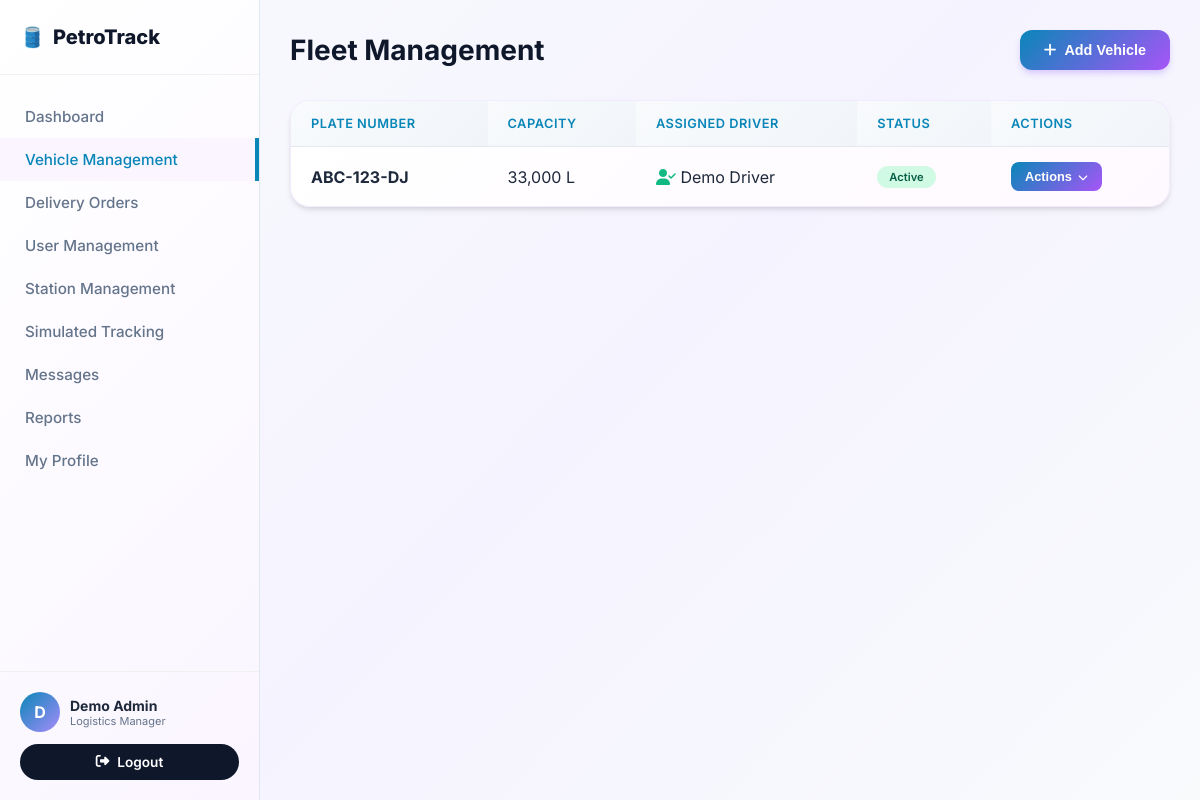
The app's page /vehicle_management.php (signed in) with its own data.
### tables this page shows
CREATE TABLE `users` (
  `id` int(11) NOT NULL,
  `name` varchar(100) NOT NULL,
  `email` varchar(100) NOT NULL,
  `phone` varchar(20) DEFAULT NULL,
  `password` varchar(255) NOT NULL,
  `role` enum('admin','driver','supervisor') NOT NULL,
  `status` enum('active','inactive','suspended') DEFAULT 'active',
  `status_reason` text DEFAULT NULL,
  `last_login` datetime DEFAULT NULL,
  `created_at` timestamp NOT NULL DEFAULT current_timestamp(),
  `updated_at` timestamp NOT NULL DEFAULT current_timestamp() ON UPDATE current_timestamp(),
  `station_id` int(11) DEFAULT NULL,
  `verification_pin` varchar(255) DEFAULT NULL,
  `security_question` varchar(255) DEFAULT NULL,
  `security_answer` varchar(255) DEFAULT NULL
);

CREATE TABLE `vehicles` (
  `id` int(11) NOT NULL,
  `plate_number` varchar(20) DEFAULT NULL,
  `driver_id` int(11) DEFAULT NULL,
  `capacity` int(11) NOT NULL,
  `status` enum('active','inactive','maintenance') DEFAULT 'active',
  `latitude` decimal(10,8) DEFAULT NULL,
  `longitude` decimal(11,8) DEFAULT NULL,
  `created_at` timestamp NOT NULL DEFAULT current_timestamp(),
  `updated_at` timestamp NOT NULL DEFAULT current_timestamp() ON UPDATE current_timestamp(),
  `managed_by` int(11) DEFAULT NULL
);

### config/db_connect.php (called while the page is built, shortened)
<?php
function getRoleLabel($role) {
    $labels = [
        'admin'      => 'Logistics Manager',
        'driver'     => 'Tanker Driver',
        'supervisor' => 'Station Supervisor'
    ];
    return $labels[$role] ?? ucfirst($role);
}
?>

### vehicle_management.php (the view, shortened to what this page needs)
<?php
include 'config/db_connect.php';
$admin_name = 'Admin User';
if (isset($_SESSION['user_id'])) {
    $user_id = $_SESSION['user_id'];
    $stmt = $conn->prepare("SELECT name FROM users WHERE id = ?");
    $stmt->bind_param("i", $user_id);
    $stmt->execute();
    $res = $stmt->get_result();
    if ($data = $res->fetch_assoc()) $admin_name = $data['name'];
}
$sql = "SELECT v.*, u.name as driver_name
        FROM vehicles v
        LEFT JOIN users u ON v.driver_id = u.id
        ORDER BY v.id DESC";
$result = $conn->query($sql);
?>
<!DOCTYPE html>
<html lang="en">
<head>
    <link rel="stylesheet" href="https://cdnjs.cloudflare.com/ajax/libs/font-awesome/6.4.0/css/all.min.css">
</head>
<body>
    <aside class="sidebar">
        <div class="sidebar-header">
            <a href="index.php" class="brand-logo">
                <span>🛢️</span> PetroTrack
            </a>
        </div>
        <ul class="nav-links">
            <li><a href="admin_dashboard.php"></i> Dashboard</a></li>
            <li><a href="vehicle_management.php" class="active"></i> Vehicle Management</a></li>
            <li><a href="delivery_management.php"></i> Delivery Orders</a></li>
            <li><a href="user_management.php"></i> User Management</a></li>
            <li><a href="station_management.php"></i> Station Management</a></li>
            <li><a href="tracking_map.php"></i> Simulated Tracking</a></li>
            <li><a href="messages.php"></i> Messages
            </a></li>
            <li><a href="reports.php"></i> Reports</a></li>
            <li><a href="profile.php"></i> My Profile</a></li>
        </ul>
        <div class="user-profile">
            <div class="profile-info">
                <div class="avatar"><?php echo strtoupper(substr($admin_name, 0, 1)); ?></div>
                <div>
                    <div style="font-weight: 700; font-size: 14px;"><?php echo htmlspecialchars($admin_name); ?></div>
                    <div style="font-size: 11px; color: var(--text-muted);"><?php echo getRoleLabel($_SESSION['role'] ?? ''); ?></div>
                </div>
            </div>
            <a href="logout.php" class="btn-logout"><i class="fas fa-sign-out-alt"></i> Logout</a>
        </div>
    </aside>
    <main class="main-content">
        <div class="page-header">
            <h2></i> Fleet Management</h2>
            <button class="btn-primary" onclick="openModal()">
                <i class="fas fa-plus"></i> Add Vehicle
            </button>
        </div>
        <div class="table-container">
            <table>
                <thead>
                    <tr>
                        <th>Plate Number</th>
                        <th>Capacity</th>
                        <th>Assigned Driver</th>
                        <th>Status</th>
                        <th>Actions</th>
                    </tr>
                </thead>
                <tbody>
                    <?php if ($result->num_rows > 0): ?>
                        <?php while ($row = $result->fetch_assoc()): ?>
                            <tr>
                                <td><strong><?php echo htmlspecialchars($row['plate_number']); ?></strong></td>
                                <td><?php echo number_format($row['capacity']); ?> L</td>
                                <td>
                                    <?php
                                        if ($row['driver_name']) {
                                            echo '<i class="fas fa-user-check" style="color: var(--success);"></i> ' . htmlspecialchars($row['driver_name']);
                                        } else {
                                            echo '<span style="color:#aaa; font-style:italic;"><i class="fas fa-user-slash"></i> Unassigned</span>';
                                        }
                                    ?>
                                </td>
                                <td>
                                    <?php
                                        $statusClass = 'status-inactive';
                                        if ($row['status'] == 'active') $statusClass = 'status-active';
                                    ?>
                                    <span class="status-badge <?php echo $statusClass; ?>">
                                        <?php echo ucfirst($row['status']); ?>
                                    </span>
                                </td>
                                <td>
                                    <div class="action-dropdown">
                                        <button class="dropdown-toggle" onclick="toggleDropdown(this); event.stopPropagation();">
                                            Actions <i class="fas fa-chevron-down" style="font-size:10px;"></i>
                                        </button>
                                    </div>
                                </td>
                            </tr>
                        <?php endwhile; ?>
                    <?php endif; ?>
                </tbody>
            </table>
        </div>
    </main>
</body>
</html>

### vehicle_management.php (style rules this page uses)
:root { --primary: #0986B8; --primary-dark: #7c3aed; --primary-light: #a78bfa; --primary-bright: #a855f7; --secondary: #0f172a; --bg-body: #f8fafc; --bg-card: #ffffff; --text-main: #1e293b; --text-muted: #64748b; --danger: #ef4444; --danger-dark: #dc2626; --success: #10b981; --warning: #f59e0b; --shadow-sm: 0 1px 2px 0 rgb(0 0 0 / 0.05); --shadow-md: 0 4px 6px -1px rgb(0 0 0 / 0.1), 0 2px 4px -2px rgb(0 0 0 / 0.1); --shadow-lg: 0 20px 25px -5px rgb(0 0 0 / 0.1), 0 8px 10px -6px rgb(0 0 0 / 0.1); --radius: 12px; --radius-lg: 20px; --sidebar-width: 260px; }
* { margin: 0; padding: 0; box-sizing: border-box; }
body { font-family: 'Inter', sans-serif; background: linear-gradient(135deg, #f8fafc 0%, #f5f3ff 50%, #f8fafc 100%); color: var(--text-main); display: flex; min-height: 100vh; }
.sidebar { width: var(--sidebar-width); background: linear-gradient(135deg, #ffffff 0%, #faf5ff 100%); height: 100vh; position: fixed; left: 0; top: 0; border-right: 1px solid #e2e8f0; display: flex; flex-direction: column; z-index: 100; overflow-y: auto; }
.sidebar-header { padding: 25px 20px; border-bottom: 1px solid #f0f0f0; }
.brand-logo { font-size: 1.25rem; font-weight: 800; color: var(--secondary); text-decoration: none; display: flex; align-items: center; gap: 8px; }
.brand-logo span { color: var(--primary); }
.nav-links { list-style: none; padding: 20px 0; flex: 1; }
.nav-links li a { display: flex; align-items: center; padding: 12px 25px; color: var(--text-muted); text-decoration: none; font-weight: 500; transition: all 0.3s; gap: 12px; font-size: 0.95rem; }
.nav-links li a:hover, .nav-links li a.active { color: var(--primary); background: #faf5ff; border-right: 4px solid var(--primary); }
.user-profile { padding: 20px; border-top: 1px solid #f0f0f0; }
.profile-info { display: flex; align-items: center; gap: 10px; margin-bottom: 12px; }
.avatar { width: 40px; height: 40px; border-radius: 50%; background: linear-gradient(135deg, var(--primary) 0%, var(--primary-light) 100%); display: flex; align-items: center; justify-content: center; color: white; font-weight: 700; font-size: 16px; }
.btn-logout { width: 100%; background: var(--secondary); color: white; border: none; padding: 10px; border-radius: 50px; font-size: 0.85rem; font-weight: 600; cursor: pointer; text-decoration: none; display: flex; align-items: center; justify-content: center; gap: 8px; transition: all 0.2s; }
.main-content { margin-left: var(--sidebar-width); flex: 1; padding: 30px; width: calc(100% - var(--sidebar-width)); }
.page-header { display: flex; justify-content: space-between; align-items: center; margin-bottom: 30px; flex-wrap: wrap; gap: 15px; }
.page-header h2 { font-size: 28px; font-weight: 700; color: var(--secondary); }
.btn-primary { background: linear-gradient(135deg, var(--primary) 0%, var(--primary-bright) 100%); color: white; border: none; padding: 12px 24px; border-radius: var(--radius); cursor: pointer; font-weight: 600; font-size: 0.9rem; display: inline-flex; align-items: center; gap: 8px; box-shadow: 0 4px 6px -1px rgba(139, 92, 246, 0.3); transition: all 0.3s; }
.table-container { background: linear-gradient(135deg, #ffffff 0%, #fef9ff 100%); border-radius: var(--radius-lg); box-shadow: var(--shadow-md); border: 1px solid rgba(139, 92, 246, 0.1); overflow-x: auto; }
table { width: 100%; border-collapse: collapse; min-width: 600px; }
th, td { padding: 15px 20px; text-align: left; border-bottom: 1px solid #e2e8f0; }
th { background: linear-gradient(135deg, #f8fafc 0%, #f1f5f9 100%); color: var(--primary); font-weight: 600; font-size: 0.8rem; text-transform: uppercase; letter-spacing: 0.5px; }
tr:last-child td { border-bottom: none; }
.status-badge { padding: 4px 12px; border-radius: 50px; font-size: 0.7rem; font-weight: 600; display: inline-block; }
.status-active { background: #d1fae5; color: #065f46; }
.action-dropdown { position: relative; display: inline-block; }
.dropdown-toggle { background: linear-gradient(135deg, var(--primary) 0%, var(--primary-bright) 100%); color: white; border: none; padding: 7px 14px; border-radius: 8px; cursor: pointer; font-size: 0.8rem; font-weight: 600; display: inline-flex; align-items: center; gap: 6px; transition: all 0.2s; }

### records on screen
users: name "D", name "Demo Admin"
vehicles: plate_number "ABC-123-DJ", capacity "33,000", driver.name "Demo Driver", status "Active"

### other values on screen
getRoleLabel($_SESSION['role'] ?? '') "Logistics Manager"
